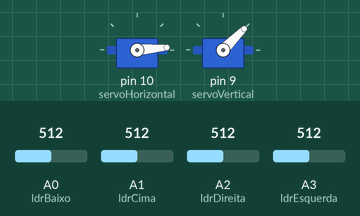
This sketch was run on a simulated Arduino Uno, built with avr-gcc and run on an emulated ATmega328P. Shown: 2 × servo. The inputs (shaded band) are chosen by the test bench; at power-on: A0 (ldrBaixo) = 512, A1 (ldrCima) = 512, A2 (ldrDireita) = 512, A3 (ldrEsquerda) = 512.

Above: at 3.7 s.
3.8 s: A0 (ldrBaixo) set to 577
5.3 s: A0 (ldrBaixo) set to 601
At 7.9 s:
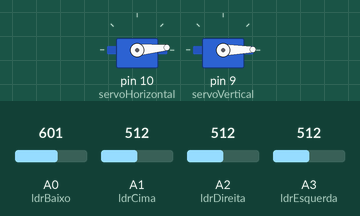
8.3 s: A1 (ldrCima) set to 675
9.8 s: A1 (ldrCima) set to 689
At 10.56 s:
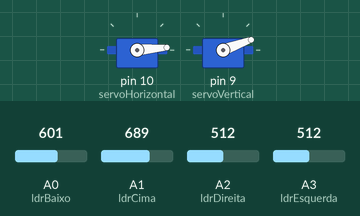
At 12.18 s:
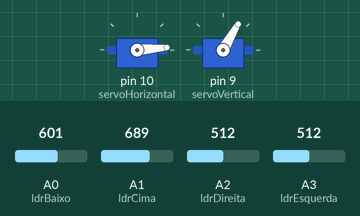
12.8 s: A2 (ldrDireita) set to 583
15.8 s: A2 (ldrDireita) set to 606
At 15.95 s:
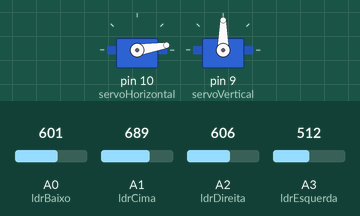
Timing chart, 0 to 21.9 s (numbered marks = the images above; inputs shaded):
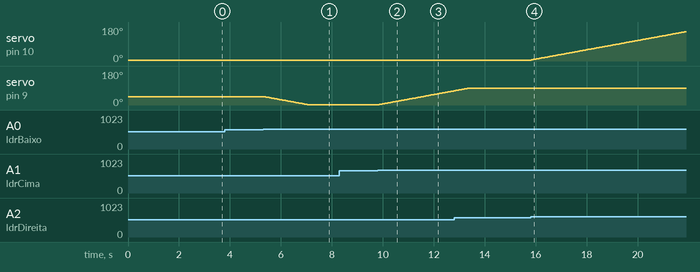

Measured:
- the behaviour switches between 592 and 593 on A0 (ldrBaixo) (found by bisection; images 0 and 1)
- the behaviour switches between 681 and 682 on A1 (ldrCima) (found by bisection; images 1 and 2)
- the behaviour switches between 592 and 593 on A2 (ldrDireita) (found by bisection; images 3 and 4)
- after the input at 3.8 s, every drawn part: stays the same
- after the input at 5.3 s, servo on pin 9 (servoVertical): moves from 45° to 1° over 1.7 s, starting at once
- after the input at 8.3 s, every drawn part: stays the same
- after the input at 9.8 s, servo on pin 9 (servoVertical): moves from 1° to 75° over 3.0 s, starting at once
- after the input at 15.8 s, servo on pin 10 (servoHorizontal): moves from 5° to 155° over 6.0 s, starting at once

The sketch:

Labotech_Solar.ino
```cpp
#include <Servo.h>

// Declaração de objetos servo e variáveis
Servo servoHorizontal;
int anguloHorizontal = 5;
int limiteSuperiorHorizontal = 175;
int limiteInferiorHorizontal = 5;

Servo servoVertical;
int anguloVertical = 45;
int limiteSuperiorVertical = 90;
int limiteInferiorVertical = 1;

// Pinos de conexão dos LDRs
int ldrCima = A1;    // LDR cima
int ldrBaixo = A0;   // LDR baixo
int ldrEsquerda = A3; // LDR esquerda
int ldrDireita = A2;  // LDR direita

void setup() {
    // Inicialização dos servos e posições iniciais
    servoHorizontal.attach(10);
    servoVertical.attach(9);
    servoHorizontal.write(anguloHorizontal);
    servoVertical.write(anguloVertical);
    delay(2500);
}

void loop() {
    // Leitura dos valores dos LDRs
    int luzCima = analogRead(ldrCima);
    int luzBaixo = analogRead(ldrBaixo);
    int luzEsquerda = analogRead(ldrEsquerda);
    int luzDireita = analogRead(ldrDireita);

    // Definição de constantes para controle
    int tolerancia = 80;
    int tempoDiferenca = 40;

    // Cálculo das médias das leituras dos LDRs
    int mediaCimaBaixo = (luzCima + luzBaixo) / 2;
    int mediaEsquerdaDireita = (luzEsquerda + luzDireita) / 2;

    int diferencaVertical = mediaCimaBaixo;
    int diferencaHorizontal = mediaEsquerdaDireita;

    // Controle do servo vertical com base na diferença de luz vertical
    if (-1 * tolerancia > diferencaVertical || diferencaVertical > tolerancia) {
        if (abs(luzCima - luzBaixo) > tolerancia) {
            if (luzCima > luzBaixo) {
                anguloVertical++;
                if (anguloVertical > limiteSuperiorVertical) {
                    anguloVertical = limiteSuperiorVertical;
                }
            } else if (luzCima < luzBaixo) {
                anguloVertical--;
                if (anguloVertical < limiteInferiorVertical) {
                    anguloVertical = limiteInferiorVertical;
                }
            }
            servoVertical.write(anguloVertical);
        }
    }

    // Controle do servo horizontal com base na diferença de luz horizontal
    if (-1 * tolerancia > diferencaHorizontal || diferencaHorizontal > tolerancia) {
        if (abs(luzEsquerda - luzDireita) > tolerancia) {
            if (luzEsquerda > luzDireita) {
                anguloHorizontal--;
                if (anguloHorizontal < limiteInferiorHorizontal) {
                    anguloHorizontal = limiteInferiorHorizontal;
                }
            } else if (luzEsquerda < luzDireita) {
                anguloHorizontal++;
                if (anguloHorizontal > limiteSuperiorHorizontal) {
                    anguloHorizontal = limiteSuperiorHorizontal;
                }
            }
            servoHorizontal.write(anguloHorizontal);
        }
    }

    // Atraso antes da próxima leitura e ajuste
    delay(tempoDiferenca);
}
```
